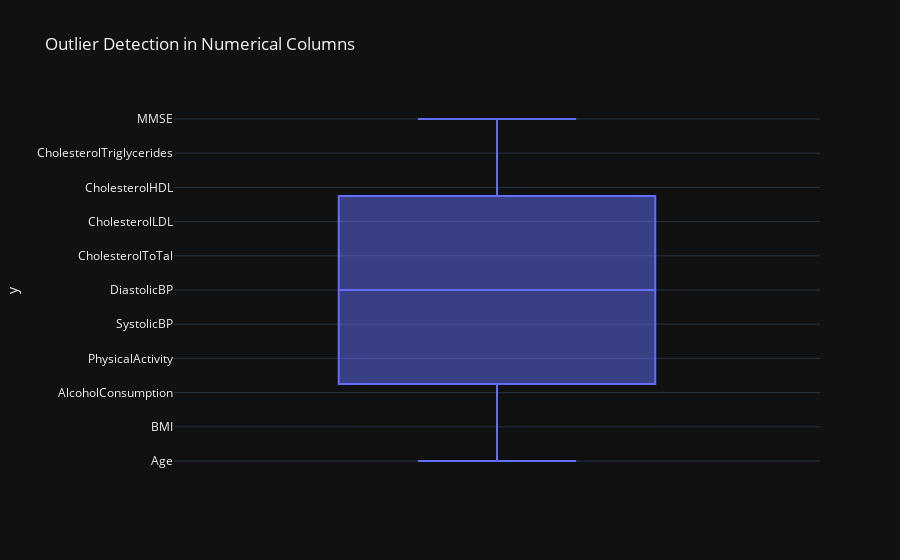

Source (notebook cell):
### Code cell
# Detecting outliers using Plotly
fig = px.box(df, y=numerical_columns,title="Outlier Detection in Numerical Columns")
fig.show()

### Figure 1 — Plotly figure (JSON) as saved in the notebook; plotly's stock layout.template omitted (floating-point values rounded to 4 significant figures)
{"data": [{"alignmentgroup": "True", "hovertemplate": "y=%{y}<extra></extra>", "legendgroup": "", "marker": {"color": "#636efa"}, "name": "", "notched": false, "offsetgroup": "", "orientation": "v", "showlegend": false, "x0": " ", "xaxis": "x", "y": ["Age", "BMI", "AlcoholConsumption", "PhysicalActivity", "SystolicBP", "DiastolicBP", "CholesterolToTal", "CholesterolLDL", "CholesterolHDL", "CholesterolTriglycerides", "MMSE"], "y0": " ", "yaxis": "y", "type": "box"}], "layout": {"xaxis": {"anchor": "y", "domain": [0.0, 1.0]}, "yaxis": {"anchor": "x", "domain": [0.0, 1.0], "title": {"text": "y"}}, "legend": {"tracegroupgap": 0}, "title": {"text": "Outlier Detection in Numerical Columns"}, "boxmode": "group"}}
